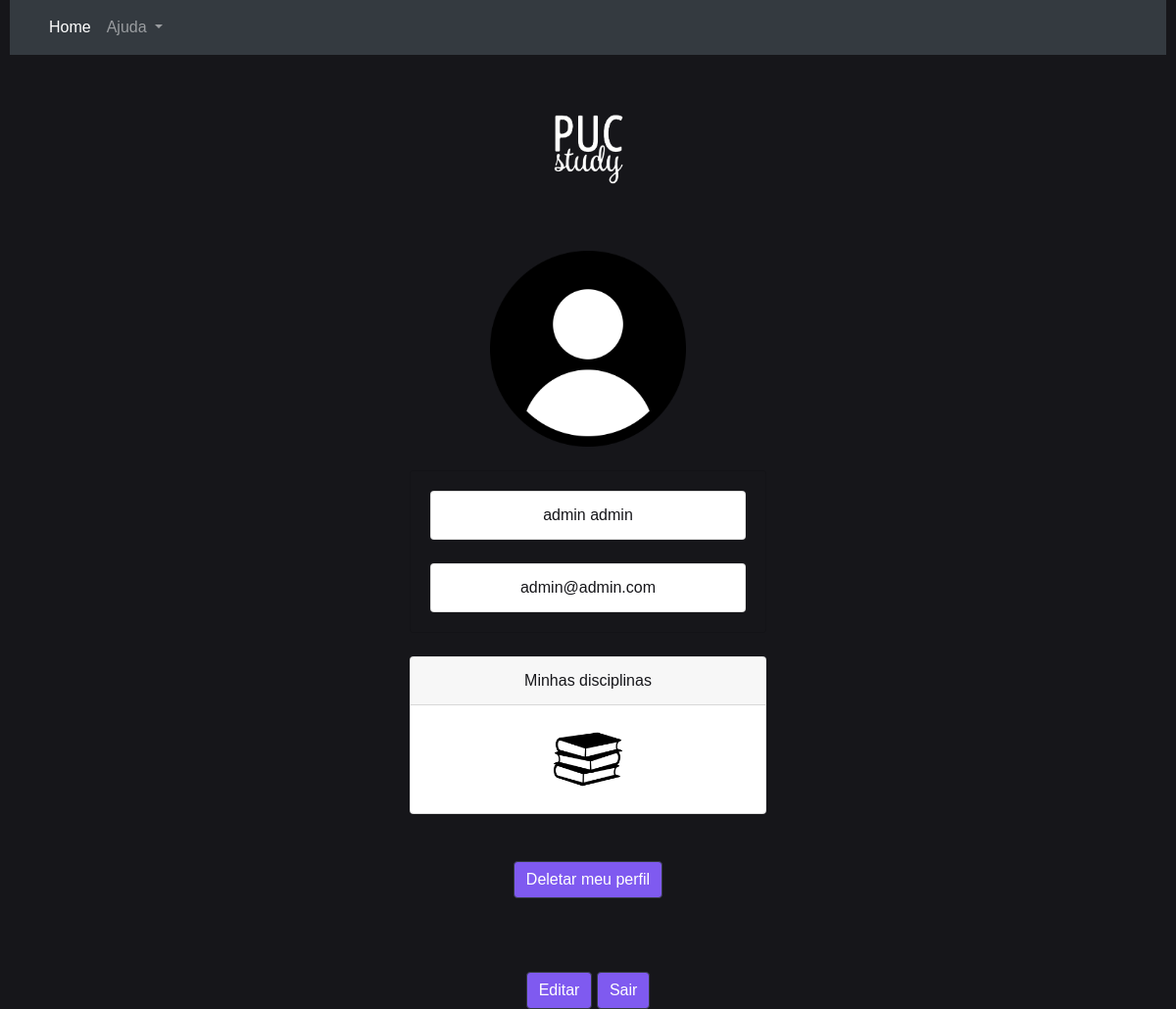
/perfilUsuario (signed in), run on the app's committed database.
### first/models.py (models this page shows, shortened)
class Usuario(AbstractBaseUser):
    nome=models.CharField(max_length=30)
    sobrenome=models.CharField(max_length=30)
    email=models.EmailField(unique=True)
    is_admin = models.BooleanField(default=False)
    USERNAME_FIELD = 'email'
    REQUIRED_FIELDS = []
    objects = UserManager()

### first/views.py (the view)
# urls.py: path('perfilUsuario',views.perfilUsuario, name='perfilUsuario'),
def perfilUsuario(request):
    usuario = request.user
    return render(request, 'perfilusuario.html', {'usuario':usuario})

### first/templates/perfilusuario.html (shortened to what this page needs)
{% load static %}
<!DOCTYPE html>
<html lang="pt-br">
<head>
    <link rel="stylesheet" href="https://stackpath.bootstrapcdn.com/bootstrap/4.1.3/css/bootstrap.min.css">
</head>
<body>
  <nav class="navbar navbar-expand-lg navbar-dark bg-dark" style = "background: #31313d;">
    <div class="collapse navbar-collapse" id="conteudoNavbarSuportado">
      <ul class="navbar-nav mr-auto">
        <li class="nav-item active">
          <a class="nav-link" href="menu.html">Home <span class="sr-only">(página atual)</span></a>
        </li>
        <li class="nav-item dropdown">
          <a class="nav-link dropdown-toggle" href="#" id="navbarDropdown" role="button" data-toggle="dropdown" aria-haspopup="true" aria-expanded="false">
            Ajuda
          </a>
      </ul>
    </div>
  </nav>
  <br />
  <br />
    <img src = "../../static/logo puc study.png" alt="logo Puc Study"  height = "90">
    <br />
    <br />
    <img src = "../../static/Perfil.png" alt="icone da foto de perfil do usuário" width="200" height = "200" style = "display: block; margin-left: auto; margin-right: auto; margin-top: 1cm ;">
    <br />
    <div class="col-sm-4" style = "display: block; margin: auto;">
        <div class="card" style = "background-color: #16161a;">
          <div class="card-body">
            <ul class="list-group">
              <li class="list-group-item" style = "color: #16161a">{{usuario.nome}} {{usuario.sobrenome}}</li>
            </ul>
            <br />
            <ul class="list-group">
                <li class="list-group-item" style = "color: #16161a">{{usuario.email}}</li>
              </ul>
          </div>
    </div>
    <br />
    <div class="card text-center" style = "color: #16161a" >
      <div class="card-header">
        Minhas disciplinas
      </div>
      <div class="card-body">
        <img src = "../../static/Disciplinas.png" alt="icone das disciplinas" width="70" height = "70">
      </div>
    </div>
    </div>
    <br />
    <br />
    <button onclick="document.location='deletarPerfil.html'" type="button" class="btn btn-dark" style="display: block; margin:auto; background-color: #7f5af0; color: #fffffe">Deletar meu perfil</button>
    <div class="btn-group">
      <button  onclick="document.location='editarPerfil.html'" type="button" class="btn btn-dark" style = "display: block; margin-left:auto; margin-right:auto; margin-top: 2cm; background-color: #7f5af0; color: #fffffe">Editar</button>
    </div>
    <div class="btn-group">
      <button  onclick="document.location='menu.html'"class="btn btn-dark" style = "display: block; margin-left:auto; margin-right:auto; margin-top: 2cm ;background-color: #7f5af0; color: #fffffe">Sair</button>
    </div>
</body>
</html>

### first/templates/perfilusuario.html (style rules this page uses)
body { background:#16161a; text-align: center; padding-left: 10px; padding-right: 10px; font-family: allumi-std, sans-serif; font-style: normal; font-weight: 500; color: #fffffe; }

### data on the page
Usuario: nome "admin", sobrenome "admin", email "admin@admin.com"
